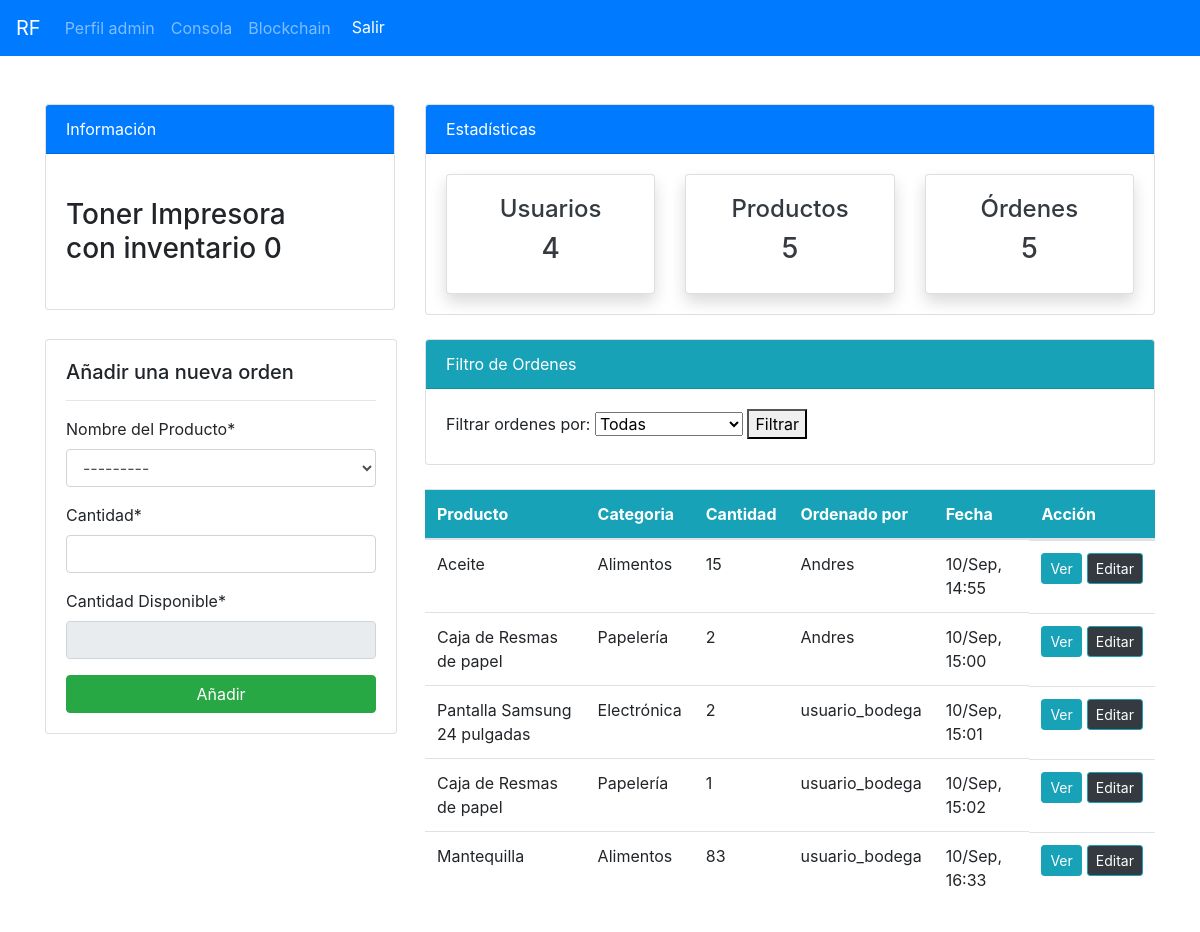
/ordenes/ (signed in), run on an earlier commit of the app's database.
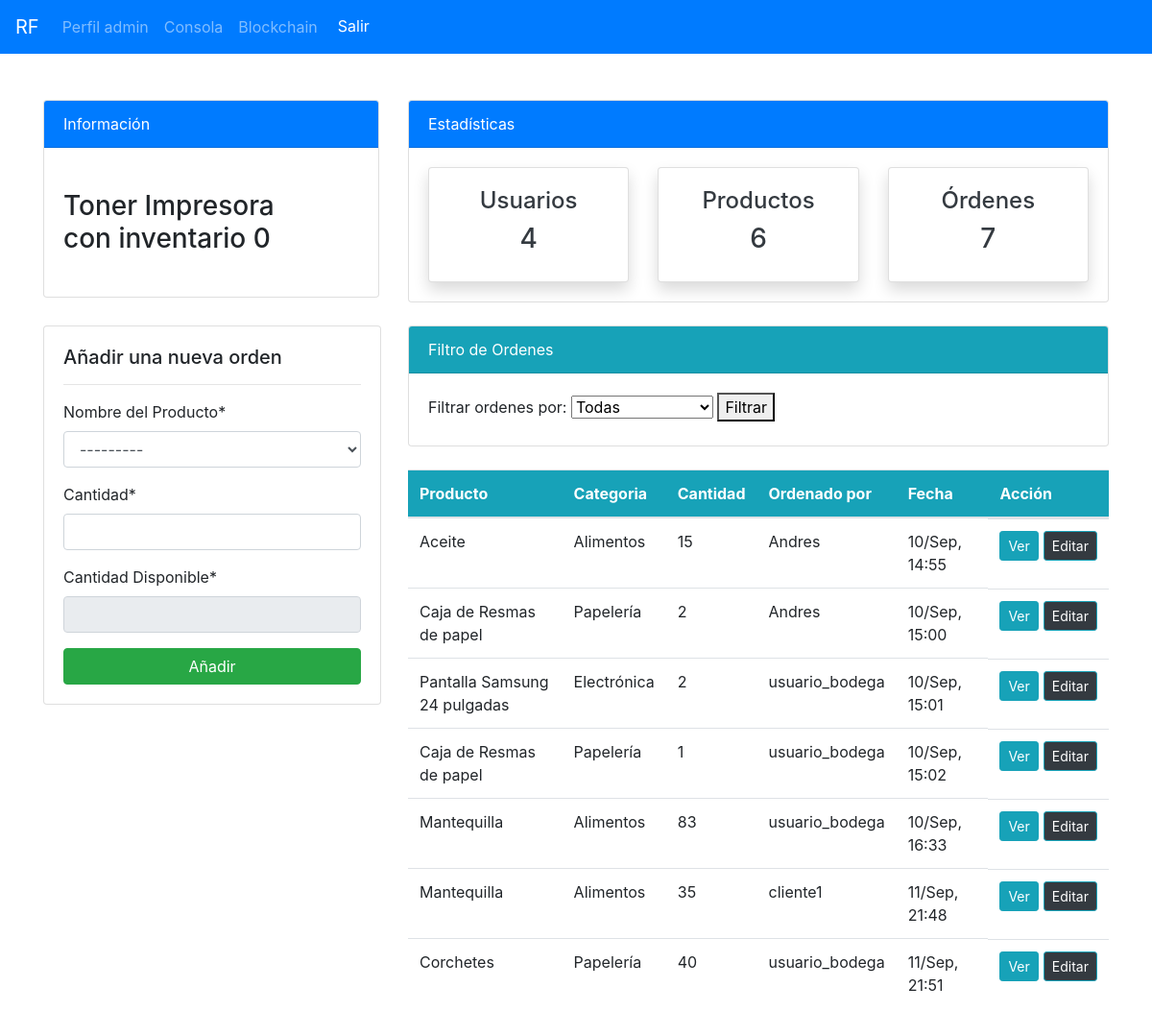
And on a later commit of the database.
### api/models.py (models this page shows, shortened)
class Product(models.Model):
    CATEGORY = (
    ('Stationary', 'Papelería'),
    ('Electronics', 'Electrónica'),
    ('Food', 'Alimentos'),
)
    name = models.CharField(max_length=100, null=True)
    quantity = models.PositiveIntegerField(null=True)
    category = models.CharField(max_length=50, choices=CATEGORY, null=True)
    @property
    def category_display(self):
        return dict(self.CATEGORY).get(self.category, self.category)
    def __str__(self):
        return f'{self.name}-{self.quantity}'

class Order(models.Model):
    product = models.ForeignKey(Product, on_delete=models.CASCADE, null=True)
    staff = models.ForeignKey(User, on_delete=models.CASCADE, null=True)
    order_quantity = models.PositiveIntegerField(null=True)
    date = models.DateTimeField(auto_now_add= True)
    completado = models.BooleanField(default=False)
    objects = OrderManager()  #se asigna el manager personalizado

### api/views.py (the view)
# urls.py: path("ordenes/", views.ordenes, name = "api-ordenes"),
@login_required(login_url='user-login')
def ordenes(request):
    if 'filter' in request.GET:
        filter_type = request.GET['filter']
        if filter_type == 'completadas':
            orders = Order.objects.completadas()
        elif filter_type == 'no_completadas':
            orders = Order.objects.no_completadas()
        else:
            orders = Order.objects.all()
    else:
        orders = Order.objects.all()
    workers_count = User.objects.all().count()
    orders_count = orders.count()
    item_count = Product.objects.all().count()
    productos_con_stock_cero = Product.objects.filter(quantity=0)
    if request.method == "POST":
        form = OrderForm(request.POST)
        if form.is_valid():
            instance = form.save(commit=False)
            product = instance.product
            order_quantity = instance.order_quantity
            if product.quantity >= order_quantity:
                product.quantity -= order_quantity
                product.save()
                instance.staff = request.user
                instance.save()
                order_name = form.cleaned_data.get('product').name
                messages.success(request, f'La orden {order_name} ha sido añadida con éxito')
                return redirect("api-ordenes")
            else:
                messages.error(request, f'Stock insuficiente para el producto {product.name}. Quedan {product.quantity} unidades.')
    else:
        form = OrderForm()
    context = {
        'orders': orders,
        'form': form,
        'workers_count': workers_count,
        'orders_count': orders_count,
        'item_count': item_count,
        'productos_con_stock_cero': productos_con_stock_cero,
    }
    return render(request, "dashboard/ordenes.html", context)

### api/forms.py (shortened to what this page needs)
class OrderForm(forms.ModelForm):
    product = forms.ModelChoiceField(
        queryset=Product.objects.filter(quantity__gt=0),  # Filtrar productos con stock mayor a 0
        label='Nombre del Producto',
        widget=forms.Select(attrs={'class': 'form-control'})
    )
    quantity_available = forms.IntegerField(
        label='Cantidad Disponible',
        widget=forms.NumberInput(attrs={'class': 'form-control', 'readonly': 'readonly'})
    )
    class Meta:
        model = Order
        fields = ['product', 'order_quantity', 'quantity_available']
        labels = {
            'product': 'Nombre del Producto',
            'order_quantity': 'Cantidad',
            'quantity_available': 'Cantidad Disponible'
        }
    def __init__(self, *args, **kwargs):
        super(OrderForm, self).__init__(*args, **kwargs)
        self.fields['product'].queryset = Product.objects.filter(quantity__gt=0)

### api/models.py (called while the page is built)
    def get_queryset(self):
        return OrderQuerySet(self.model, using=self._db)

### templates/dashboard/ordenes.html (shortened to what this page needs)
{% extends "partials/base.html" %}
{% load crispy_forms_tags %}
{% block content %}
{% include 'partials/topnav.html'%}
<div class = "container">
<div class="row my-4">
    <div class="col-md-4">
        <div class="card" style="width: 22rem;">
            <div class="card-body">
            <h5>Añadir una nueva orden</h5>
            <hr>
            <form method="POST">
                {{ form|crispy }}
                <input class="btn btn-success btn-block" type="submit" value="Añadir">
            </form>
        </div>
    </div>
</div>
    <div class="col-md-8">
        <div class="card">
            <div class="card-header bg-info text-white">Filtro de Ordenes</div>
            <div class="card-body">
        <form method="GET" action="{% url 'api-ordenes' %}">
            <label for="filter">Filtrar ordenes por:</label>
            <select name="filter" id="filter">
                <option value="">Todas</option>
            </select>
            <button type="submit">Filtrar</button>
        </form>
    </div>
</div>
<br>
        <table class="table bg-white">
            <thead class="bg-info text-white">
                <tr>
                    <th scope="col">Producto</th>
                    <th scope="col">Categoria</th>
                    <th scope="col">Cantidad</th>
                    <th scope="col">Ordenado por</th>
                    <th scope="col">Fecha</th>
                    <th scope="col">Acción</th>
                </tr>
            </thead>
            <tbody>
                {% for orders in orders %}
                <tr>
                    <td>{{ orders.product.name }}</td>
                    <td>{{ orders.product.category_display }}</td>
                    <td>{{ orders.order_quantity }}</td>
                    <td>{{ orders.staff }}</td>
                    <td>{{ orders.date|date:"d/M, H:i" }}</td>
                    <td style="display: flex; gap: 5px;">
                        <a class="btn btn-info btn-sm"
                           href="{% url 'api-ordenes-detail' orders.id %}">Ver</a>
                        <a class="btn btn-info btn-sm bg-dark"
                           href="{% url 'api-ordenes-edit' orders.id %}">Editar</a>
                    </td>
                </tr>
                {% endfor %}
            </tbody>
        </table>
    </div>
{% endblock %}

### templates/partials/topnav.html (shortened to what this page needs)
<div class="container mt-4">
    <div class="row">
        <div class="col-md-4 mt-4">
            <div class="card">
                <div class="card-header bg-primary text-white">
                    Información
                </div>
                <div class="card-body" style="width: 18rem;">
                    <marquee behavior="" direction="">
                    {% if productos_con_stock_cero %}
                        {% for producto in productos_con_stock_cero %}
                        <h3 class="my-4">{{ producto.name }} con inventario {{ producto.quantity }}</h3>
                        {% endfor %}
                    {% else %}
                            <h3 class="my-4">Todos los productos tienen existencias</h3>
            {% endif %}
        </marquee>
        </div>
            </div>
        </div>
        <div class="col-md-8 mt-4">
            <div class="card">
                <div class="card-header bg-primary text-white">
                    Estadísticas
                </div>
                <div class="card-body">
                    <div class="row">
                        <div class="col-md-4">
                            <a class="text-decoration-none text-dark" href="{% url "api-staff" %}">
                                <div class="card my-card shadow">
                                    <div class="card-body text-center">
                                        <h4>Usuarios</h4>
                                        <h3>{{ workers_count }}</h3>
                                    </div>
                                </div>
                            </a>
                        </div>
                        <div class="col-md-4">
                            <a class="text-decoration-none text-dark" href="{% url "api-productos" %}">
                                <div class="card my-card shadow">
                                    <div class="card-body text-center">
                                        <h4>Productos</h4>
                                        <h3> {{ item_count }} </h3>
                                    </div>
                                </div>
                            </a>
                        </div>
                        <div class="col-md-4">
                            <a class="text-decoration-none text-dark" href="{% url "api-ordenes" %}">
                                <div class="card my-card shadow">
                                    <div class="card-body text-center">
                                        <h4>Órdenes</h4>
                                        <h3> {{ orders_count }} </h3>
                                    </div>
                                </div>
                            </a>
                        </div>
                    </div>
                </div>
            </div>
        </div>
    </div>
</div>

What changed in the data, as far as the page shows it:
added Order: product.name "Mantequilla", product.category_display "Alimentos", order_quantity "35", staff "cliente1", date "11/Sep, 21:48"
added Order: product.name "Corchetes", product.category_display "Papelería", order_quantity "40", staff "usuario_bodega", date "11/Sep, 21:51"
Also different on the page:
{{ item_count }}: "5" → "6"
{{ orders_count }}: "5" → "7"
